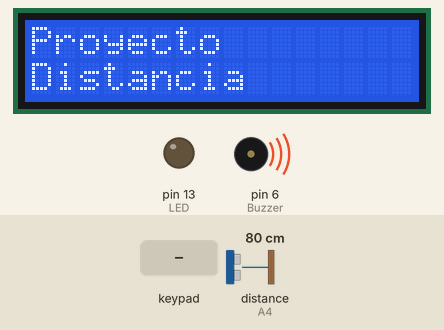
Simulated run of this sketch. Board: Arduino Uno, built with avr-gcc and run on an emulated ATmega328P. Parts: 16×2 character LCD, output pins drawn as LEDs (lit = HIGH), buzzer (waves = sounding). The inputs (shaded band) are chosen by the test bench; at power-on: distance to the obstacle (sensor on A4) 80 cm. The echo pulse lasts 58.3 µs per cm; pins used as bus, display or sensor lines are not drawn; what the sketch prints to the serial monitor is not drawn.

Above: at 0.6 s.
2.3 s: keypad keys 1 0 9 8 7 # pressed 0.4 s apart
At 5.2 s:
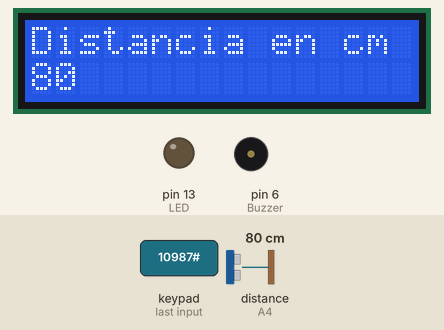
7.2 s: keypad keys 1 0 9 8 7 A pressed 0.4 s apart
At 11.2 s:
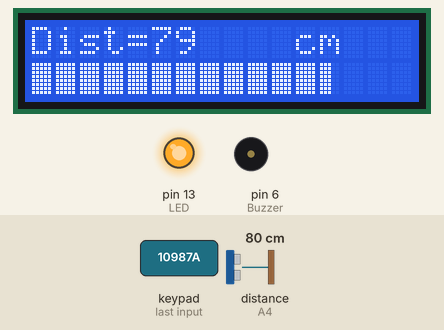
11.4 s: key '1' pressed
At 12.2 s:
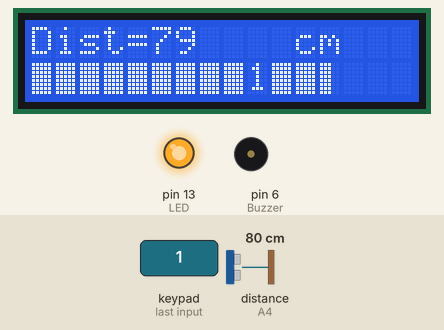
12.9 s: key '2' pressed
At 14.1 s:
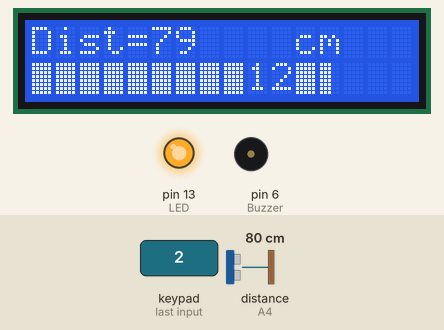
14.4 s: key '#' pressed
At 15.5 s:
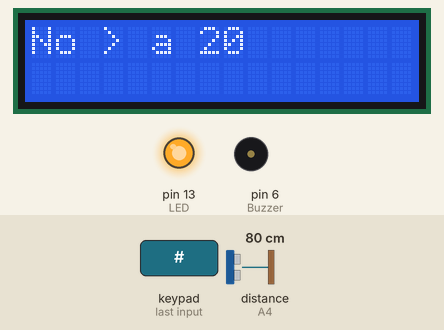
17.4 s: keypad keys 1 0 9 8 7 D pressed 0.4 s apart
At 22.6 s:
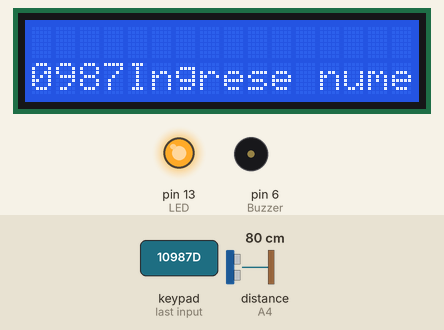
Timing chart, 0 to 23.7 s (numbered marks = the images above; inputs shaded):
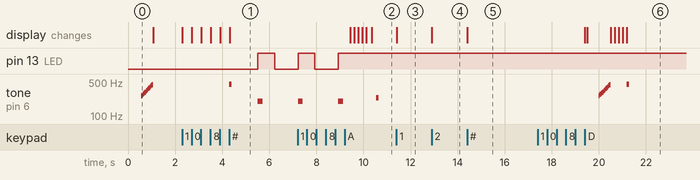

Measured:
- after the input at 2.3 s, pin 13 (LED): LOW → HIGH after 3.2 s, → LOW 0.71 s later; tone on pin 6 (Buzzer): silent → 450 Hz after 2.0 s, → silent 0.10 s later, → 200 Hz 1.1 s later, → silent 0.20 s later; the display: first changes at once (image 1 shows a later state)
- after the input at 7.2 s, pin 13 (LED): goes on until 8.9 s, then stays HIGH; the display: first changes after 2.2 s (image 2 shows a later state)
- after the input at 11.4 s, the display: changes at once (image 3)
- after the input at 12.9 s, the display: changes at once (image 4)
- after the input at 14.4 s, the display: changes at once (image 5)
- after the input at 17.4 s, tone on pin 6 (Buzzer): plays 261 Hz for 0.05 s, 277 Hz for 0.05 s, 294 Hz for 0.05 s, 311 Hz for 0.05 s, 330 Hz for 0.05 s, 349 Hz for 0.05 s … (11 notes in this stretch), starting after 2.6 s; the display: first differs from a run without the input after 2.1 s (image 6 shows a later state)

The sketch:

sensorFINAL_V3.ino
```cpp
#include <LiquidCrystal.h>
#include "Keypad.h"

LiquidCrystal lcd(12, 11, 5, 4, 3, 2);

long duracion;
long distancia; // float distancia para obtener decimales
int echo = A4;
int trig = A5;
int LED = 13;

////VARIABLES ////

int numero;
int numeros[6] = {0, 0, 0, 0, 0, 0};
int registro[6] = {0, 0, 0, 0, 0, 0};
int cont;
int cantidad = 0;
int resul1;
int resul2;
int resul3;
String txt = "";

////////////////

const byte ROWS = 4;
const byte COLS = 4;

byte lcdNumCols = 16; // -- número de columnas LCD
int numberOfColumns = 16;

char hexaKeys[ROWS][COLS] = {
    {'1', '2', '3', 'A'},
    {'4', '5', '6', 'B'},
    {'7', '8', '9', 'C'},
    {'o', '0', '#', 'D'}};
byte rowPins[ROWS] = {A3, A2, A1, A0};
byte colPins[COLS] = {10, 9, 8, 7};

Keypad myKeypad = Keypad(makeKeymap(hexaKeys), rowPins, colPins, ROWS, COLS);

// Tonos
const int Buzzer = 6;                                                             // Pto PWM para buzzer (3, 5, 6, 9, 10, 12) buzzer
const int tonos[] = {261, 277, 294, 311, 330, 349, 370, 392, 415, 440, 466, 494}; // Tonos Buzzer
const int countTonos = 10;                                                        // Números de tonos

// cont bar graph

int cont_bar_1 = 0;
int cont_bar_2 = 0;
int cont_bar_3 = 0;

//****************************bar**************************/

byte zero[] = {
    B00000,
    B00000,
    B00000,
    B00000,
    B00000,
    B00000,
    B00000,
    B00000};
byte one[] = {
    B10000,
    B10000,
    B10000,
    B10000,
    B10000,
    B10000,
    B10000,
    B10000};

byte two[] = {
    B11000,
    B11000,
    B11000,
    B11000,
    B11000,
    B11000,
    B11000,
    B11000};

byte three[] = {
    B11100,
    B11100,
    B11100,
    B11100,
    B11100,
    B11100,
    B11100,
    B11100};

byte four[] = {
    B11110,
    B11110,
    B11110,
    B11110,
    B11110,
    B11110,
    B11110,
    B11110};

byte five[] = {
    B11111,
    B11111,
    B11111,
    B11111,
    B11111,
    B11111,
    B11111,
    B11111};

//////////////////Efectos sonido ////////////////////
void sonido()
{
  for (int iTono = 0; iTono < countTonos; iTono++)
  {
    tone(Buzzer, tonos[iTono]);
    delay(50);
  }
  noTone(Buzzer);
}

/**********************Bar graph***********************/
void updateProgressBar(unsigned long count, unsigned long totalCount, int lineToPrintOn)
{
  double factor = totalCount / 80.0;  // Define un factor de conteo
  int percent = (count + 1) / factor; // Porcenjate a mostrar
  int number = percent / 5;
  int remainder = percent % 5;
  if (number > 0)
  {
    lcd.setCursor(number - 1, lineToPrintOn); // Fija posición x,y en la pantalla
    lcd.write(5);
  }

  lcd.setCursor(number, lineToPrintOn);
  lcd.write(remainder);
}

void Horizontal_bar()
{
  lcd.createChar(0, zero);
  lcd.createChar(1, one);
  lcd.createChar(2, two);
  lcd.createChar(3, three);
  lcd.createChar(4, four);
  lcd.createChar(5, five);
}

void distance()
{
  // Para estabilizar nuestro módulo ultrasónico
  digitalWrite(trig, LOW);
  delayMicroseconds(4);
  // disparo de un pulso en el trigger de longitud 10us
  digitalWrite(trig, HIGH);
  delayMicroseconds(10);
  digitalWrite(trig, LOW);

  // Lectura de la duración del pulso HIGH generado hasta recibir el Echo
  duracion = pulseIn(echo, HIGH);

  // Calculo distancia
  distancia = duracion / 58.4; // (cm)
  Serial.println(distancia);
}

void barra_1()
{
  Horizontal_bar();
  for (int ii = 1; ii < (cont_bar_1); ii++)
  {
    updateProgressBar(ii, 100, 1);
  }
}

void barra_2()
{

  while (cont > 0)
  {
    char key1 = myKeypad.getKey();
    if (key1 == 'A')
    {
      cont = -1;
      delay(100);
    }
    else
    {
      distance();
      lcd.clear();
      lcd.setCursor(0, 0);
      lcd.print("Dist=");
      lcd.setCursor(5, 0);
      lcd.print(distancia);
      lcd.setCursor(10, 0);
      lcd.print(" cm");
      cont_bar_1 = distancia;
      barra_1();
      Serial.println(distancia);
      delay(200);
    }
  }
}

void barra_2_versionC()
{

  while (cont > 0)
  {
    lcd.clear();
    char key1 = myKeypad.getKey();
    if (key1 == 'A')
    {
      cont = -1;
      delay(100);
    }
    else
    {
      distance();
      lcd.clear();
      lcd.setCursor(0, 0);
      lcd.print("Dist=");
      lcd.setCursor(5, 0);
      lcd.print(distancia);
      lcd.setCursor(10, 0);
      lcd.print(" cm");
      cont_bar_1 = distancia;
      barra_1();
      Serial.println(distancia);
      delay(200);
    }

    delay(2000);
  }
}

void medir_B()
{
  char key = myKeypad.getKey();
  do
  {
    /* code */
    digitalWrite(trig, LOW);
    delayMicroseconds(5);
    digitalWrite(trig, HIGH);
    delayMicroseconds(10);
    digitalWrite(trig, LOW);
    distancia = pulseIn(echo, HIGH);
    distancia = distancia / 58; // Se hace la conversión a centímetros
                                // Si quisieramos convertirlo a pulgadas, dividimos entre 148.
    Serial.print("Distancia = ");
    Serial.print(distancia);
    Serial.print(" cm");
    Serial.write(10);
    delay(200);
    //
    lcd.setCursor(0, 0);
    lcd.print("Distancia:");
    lcd.setCursor(0, 1);
    lcd.print(distancia);
    lcd.print(" cm");
    lcd.clear();

    if (distancia == resul1 || distancia == resul2 || distancia == resul3)
    {
      digitalWrite(LED, HIGH);
    }
    else
    {
      digitalWrite(LED, LOW);
    }

  } while (myKeypad.getKey() == NO_KEY);
  Serial.println("fin medir_B");
  lcd.clear();
}

void medir_B_v2()
{
  cantidad = txt.toInt();
  if (cantidad > 20)
  {
    tone(Buzzer, 450, 100);
    lcd.clear();
    resul1 = cantidad - 20;
    resul2 = cantidad - 10;
    resul3 = cantidad - 5;
    char key = myKeypad.getKey();
    do
    {

      digitalWrite(trig, LOW);
      delayMicroseconds(15);
      digitalWrite(trig, HIGH);
      delayMicroseconds(10);
      digitalWrite(trig, LOW);
      distancia = pulseIn(echo, HIGH);
      distancia = distancia / 58; // Se hace la conversión a centímetros

      lcd.clear();
      lcd.setCursor(0, 0);
      lcd.print("Distancia en cm");
      lcd.setCursor(0, 1);
      lcd.print(distancia);
      delay(200);

      if (distancia == resul1)
      {
        digitalWrite(LED, LOW);
        delay(300);
        digitalWrite(LED, HIGH);
        digitalWrite(LED, LOW);
        delay(300);
        digitalWrite(LED, HIGH);
        tone(Buzzer, 550, 200);
        delay(300);

      }
      else if (distancia == resul2)
      {
        digitalWrite(LED, LOW);
        delay(200);
        digitalWrite(LED, HIGH);
        digitalWrite(LED, LOW);
        delay(200);
        digitalWrite(LED, HIGH);
        tone(Buzzer, 600, 400);
        delay(200);
      }
      else if (distancia == resul3)
      {
        digitalWrite(LED, LOW);
        delay(100);
        digitalWrite(LED, HIGH);
        digitalWrite(LED, LOW);
        delay(100);
        digitalWrite(LED, HIGH);
        tone(Buzzer, 700, 400);
        delay(100);
      }
      else
      {
        digitalWrite(LED, LOW);
        delay(500);
        digitalWrite(LED, HIGH);
        digitalWrite(LED, LOW);
        delay(500);
        digitalWrite(LED, HIGH);
        tone(Buzzer, 200, 200);
        delay(500);
      }

    } while (myKeypad.getKey() == NO_KEY);
  }
  else
  {
    lcd.clear();
    lcd.print("No > a 20");
    delay(5000);
  }

  lcd.clear();
}

void setup()
{
  pinMode(Buzzer, OUTPUT);  // Activa el Pto. 6 para activar Buzzer usando PWM
  lcd.begin(2, lcdNumCols); // Activacion LCD 16x2
  lcd.clear();              // Clear de la pantalla
  lcd.setCursor(0, 0);      // Posición 0,0 del curso
  lcd.print("Proyecto");    // Mensaje línea 1
  lcd.setCursor(0, 1);
  lcd.print("Distancia"); // Mensaje línea 2
  delay(500);
  sonido();            // Efecto de sonido cuando activa
  lcd.clear();         // Clear de la pantalla
  lcd.setCursor(0, 0); // posición inicial

  /// Carga en memoria Array LCD
  lcd.createChar(0, zero);
  lcd.createChar(1, one);
  lcd.createChar(2, two);
  lcd.createChar(3, three);
  lcd.createChar(4, four);
  lcd.createChar(5, five);

  // Ultrasonic sensor
  pinMode(trig, OUTPUT); // emisor
  pinMode(echo, INPUT);  // Receptor
  pinMode(LED, OUTPUT);  // LED

  Serial.begin(9600);
}

void loop()
{
  char key = myKeypad.getKey();
  if (key != NO_KEY)
  { // si se presiona una tecla

    switch (key)
    {
    case 'A':
      distance();
      lcd.clear();
      lcd.setCursor(0, 0);
      lcd.print("Dist=");
      lcd.setCursor(5, 0);
      lcd.print(distancia);
      lcd.setCursor(10, 0);
      lcd.print(" cm");
      cont_bar_1 = distancia;
      Serial.println(distancia);
      barra_1();

      delay(200);
      tone(Buzzer, 3 * cont_bar_1, 100);

      lcd.print("   ");

      break;

    case 'B':
      cont = 1;
      barra_2();
      break;

    case 'C':
      cont = 1;
      barra_2_versionC();
      break;

    case 'o': // comando para limpiar pantalla
      cantidad = 0;
      txt = "";
      tone(Buzzer, 450, 100);
      lcd.clear();
      lcd.setCursor(0, 0);   // Posicion 0,0 del curso
      lcd.print("Proyecto"); // Mensaje linea 1
      lcd.setCursor(0, 1);
      lcd.print("Distancia"); // Mensaje linea 2
      delay(500);
      lcd.clear();

      cont_bar_1 = 0;
      cont = 0;
      break;

    case 'D':
      tone(Buzzer, 450, 100);
      lcd.print("Ingrese numero:");
      break;

    case '#':

      medir_B_v2();
      break;

    default:

      numero = key - 48;       // convertir el caracter a valor numerico
      numeros[cont] = numero;  // se guardar caracter por caracter en el arreglo numeros []
      registro[cont] = numero; // variables parqa funcion ordenar()
      txt = txt + String(numero);
      lcd.setCursor(cont, 1);
      lcd.print(numeros[cont]); // desplegar en el lcd
      cont = cont + 1;          // icrementamos la variable cont
      break;
    }
  }
}
```
